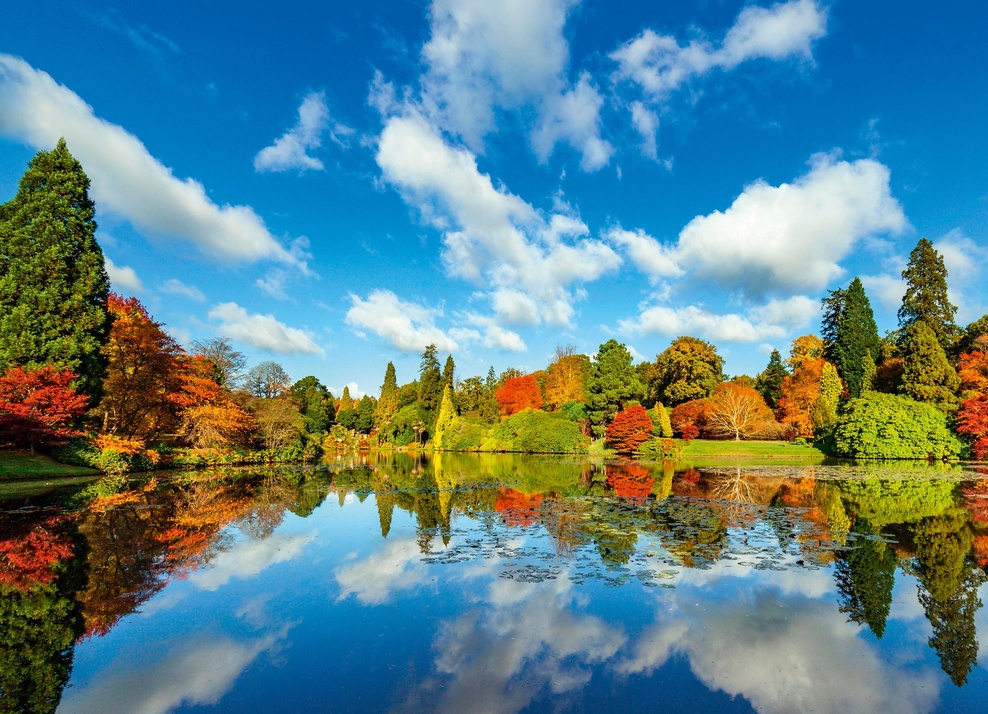
#> input picture images/trees.jpg, 988 x 714 px, shrunk from 2222 x 1606 before the run, found by its file name
$ jupyter execute image-transformation.ipynb
#> lines starting #> are read from the running program, lines starting #| are printed output that depends on the picture
[cell 1]
import numpy as np
import cv2
import matplotlib.pyplot as plt

[cell 2]
# read the input image
img = cv2.imread("trees.jpg")
#> img is the input picture: shape (714, 988, 3); mean B, G, R 137.6, 130.4, 91.1
# convert from BGR to RGB so we can plot using matplotlib
img = cv2.cvtColor(img, cv2.COLOR_BGR2RGB)
# disable x & y axis
plt.axis('off')
# show the image
plt.imshow(img)
plt.show()

[cell 3]
# get the image shape
rows, cols, dim = img.shape
#> rows = 714; cols = 988; dim = 3
# transformation matrix for translation
M = np.float32([[1, 0, 500],
                [0, 1, 500],
                [0, 0, 1]])
# apply a perspective transformation to the image
translated_img = cv2.warpPerspective(img, M, (cols, rows))
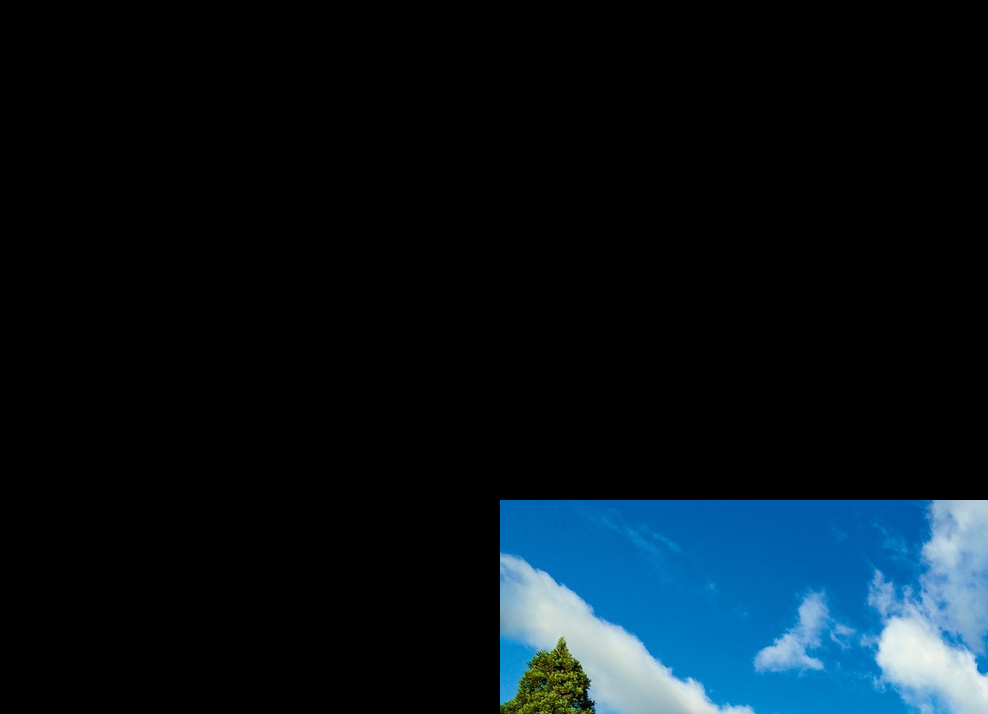
#> translated_img: shape (714, 988, 3); mean R, G, B 8.3, 20.2, 27.8
# disable x & y axis
plt.axis('off')
# show the resulting image
plt.imshow(translated_img)
plt.show()
# save the resulting image to disk
plt.imsave("trees_translated.jpg", translated_img)
